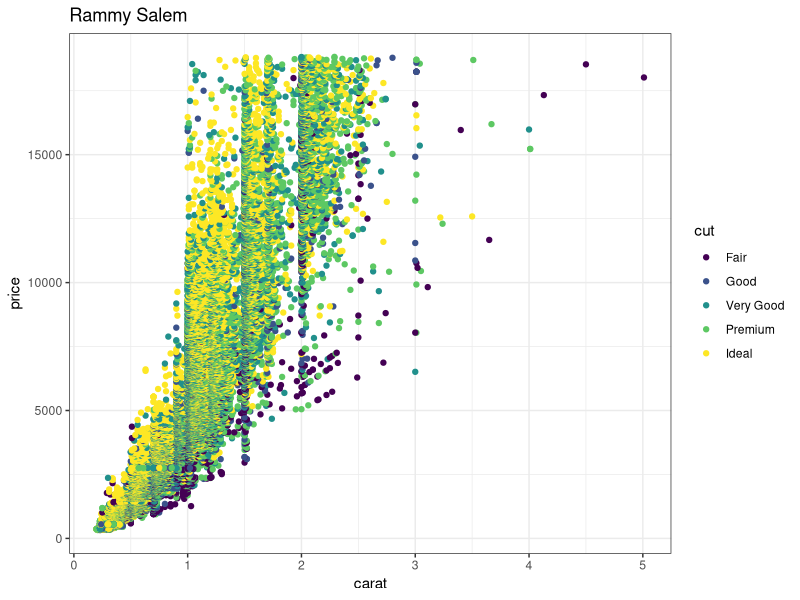
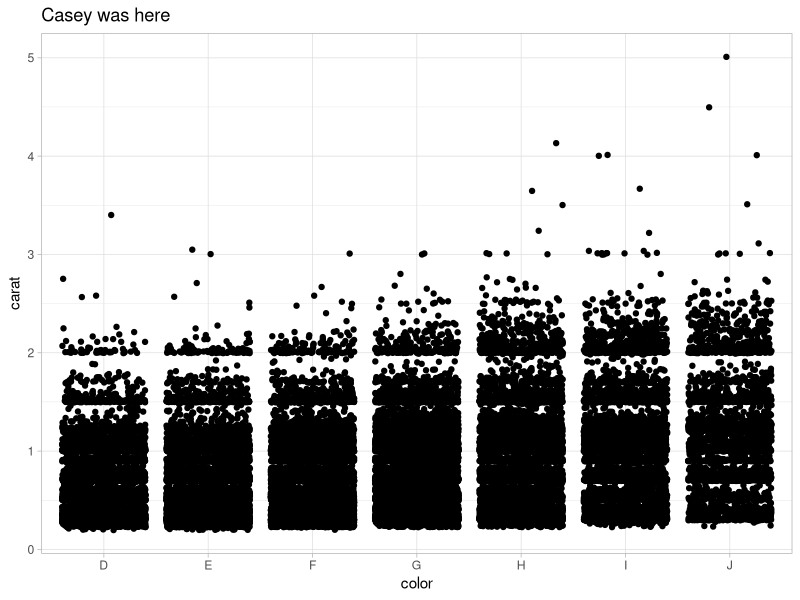
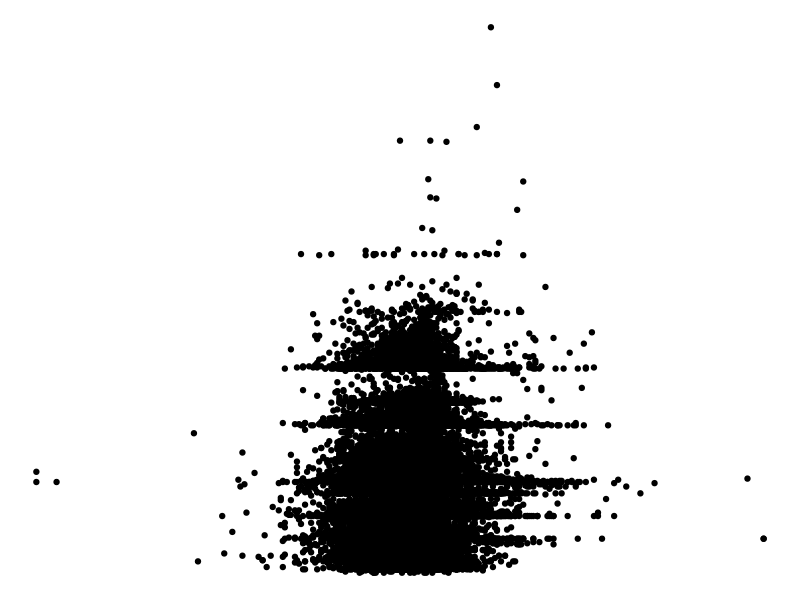

Here is the R script that generated these plots, in order:
## ---- chunk 1
knitr::opts_chunk$set(echo = TRUE)
library(tidyverse)
## ---- chunk 2
# Partner 1: 
# Run the code below to see the original graph
# Change the code below to make the point color change based on 'cut', and update the theme to theme_bw(). Update the title to include your first name. 

ggplot(data = diamonds, aes(x = carat, y = price)) +
  geom_point(aes(color=cut)) +
  theme_bw() +
  labs(title = "Rammy Salem")
## ---- chunk 3
# Partner 2: CASEY
# Run the code below to see the original graph
# Change the code below to make the geom a geom_jitter, and update the theme to theme_light. Update the title to include your first name. 

ggplot(data = diamonds, aes(x = color, y = carat)) +
  geom_jitter() +
  theme_light() +
  labs(title = "Casey was here")
## ---- chunk 4
ggplot(data = diamonds, aes(x = depth, y = carat)) +
  geom_point() +
  theme_void()
## ---- chunk 5

